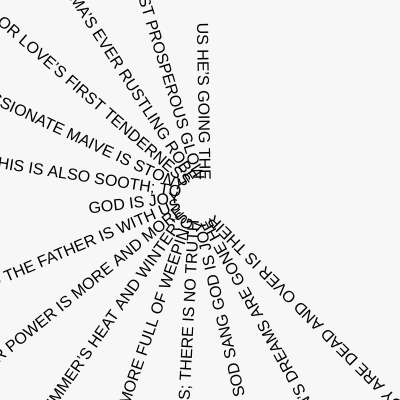
Frame 1 (no input)
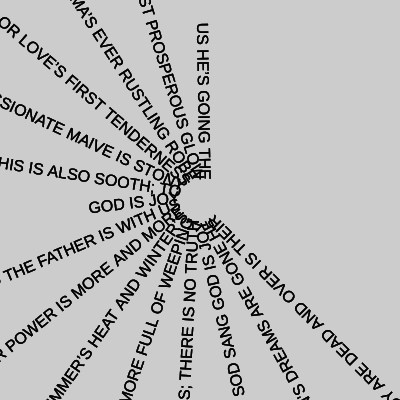
Frame 60 (no input)
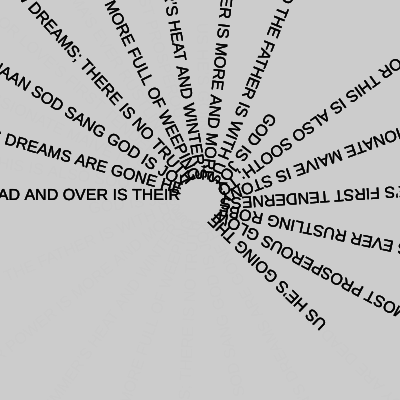
Frame 120 (the mouse pressed at the canvas centre since frame 60)

The p5.js sketch that drew these frames (run headless with seeded random() and noise() and a simulated clock; from frame 60 on, the mouse is pressed at the canvas centre):

// p5.js sketch
// ── sketch.js
// originally from https://p5js.org/reference/#/p5/atan2

const texts = [
  `WOODS OF ARCADY ARE DEAD AND OVER IS THEIR`,
  `DERMOT TREADS UPON THE LAWN AND TO THE ARMCHAIR GOES AND NOW THE OLD MAN’S DREAMS ARE GONE HE`,
  `DANCE WE MOCKED AT TIME AND FATE AND CHANCE AND SWEPT OUT OF THE WATTLED HALL AND CAME TO WHERE THE DEWDROPS FALL AMONG THE FOAMDROPS OF THE SEA AND THERE WE HUSHED THE REVELRY; AND GATHERING ON OUR BROWS A FROWN BENT ALL OUR SWAYING BODIES DOWN AND TO THE WAVES THAT GLIMMER BY THAT SLOPING GREEN DE DANAAN SOD SANG GOD IS JOY`,
  `TRUTH LEST ALL THY TOILING ONLY BREEDS NEW DREAMS NEW DREAMS; THERE IS NO TRUTH`,
  `WATERS AND THE WILD WITH A FAERY HAND IN HAND FOR THE WORLD’S MORE FULL OF WEEPING`,
  `SHAKES OUT HER LONG DARK HAIR THAT HIDES AWAY THE DYING SUN AND SHEDS FAINT ODOURS THROUGH THE AIR: WHEN MY HAND PASSED FROM WIRE TO WIRE IT QUENCHED WITH SOUND LIKE FALLING DEW THE WHIRLING AND THE WANDERING FIRE; BUT LIFT A MOURNFUL ULALU FOR THE KIND WIRES ARE TORN AND STILL AND I MUST WANDER WOOD AND HILL THROUGH SUMMER’S HEAT AND WINTER’S`,
  `SPIRITS OF EVIL SNATCH THEIR PREY ALMOST OUT OF THE VERY HAND OF GOD; AND DAY BY DAY THEIR POWER IS MORE AND MORE`,
  `I WILL CONFRONT THIS MIGHTY SPIRIT ALONE; BE NOT AFRAID THE FATHER IS WITH US`,
  `GOD IS JOY`,
  `WORSHIP DUSTY DEEDS NOR SEEK; FOR THIS IS ALSO SOOTH; TO`,
  `CAOLTE AND CONAN AND FINN WERE THERE WHEN WE FOLLOWED A DEER WITH OUR BAYING HOUNDS WITH BRAN SGEOLAN AND LOMAIR AND PASSING THE FIRBOLGS’ BURIAL MOUNDS CAME TO THE CAIRNHEAPED GRASSY HILL WHERE PASSIONATE MAIVE IS STONY`,
  `WE ARE APART IN THE GRASSY PLACES WHERE CARE CANNOT TROUBLE THE LEAST OF OUR DAYS OR THE SOFTNESS OF YOUTH BE GONE FROM OUR FACES OR LOVE’S FIRST TENDERNESS`,
  `MIGHTY BRAHMA’S EVER RUSTLING ROBE`,
  `YOU PHANTOMS WHITE AS SNOW WHOSE LIPS HAD LIFE’S MOST PROSPEROUS GLOW`,
  `US HE’S GOING THE`
]

const ts = 16

function setup() {
  createCanvas(400, 400);
  textAlign(RIGHT)
  textSize(ts)
}

function draw() {
  background(204, 40);
  translate(width / 2, height / 2);
  let a = atan2(mouseY - height / 2, mouseX - width / 2);
  rotate(a);
  // rect(-30, -5, 60, 10);
  // text('you spin me right round letter =>', 0, 0)

  texts.forEach(t => {
    text(t, -20, 0)
    rotate(radians(ts))
  })

}
// ── textmanager.js
const TextManager = function (text) {

    var defaultText = 'These are the pearls that were his eyes'
    // var randomText = defaultText + '...........---___*****xxx                                            '
    var SPLIT_TOKENS = '[ ?.,;:<>()"!\n]'
    var words = []
    var charIndex = 0
    var wordIndex = 0
    let self = this
    self.getchar = function () {
      var c = self.w.charAt(charIndex)
      charIndex = (charIndex + 1) % self.w.length
      return c
    }
    self.getcharRandom = function () {
      return self.w.charAt(Math.floor(Math.random() * self.w.length))
    }
    self.getWord = function () {
      var word = words[wordIndex]
      wordIndex = (wordIndex + 1) % words.length
      return word
    }
    self.getText = function () {
      return self.w
    }
    self.setText = function (text) {
      self.w = text
      // words loses the split chars
      // thus, word mode (with same-color for whole word) has no spaces
      // uh..... neat, but would prefer that as an option?
      // words = self.w.replace(/\n/g, '').split(new RegExp(SPLIT_TOKENS, 'g'))
      words = self.w.replace(/\n|\s+/g, ' ').match(/\w+|\s+|[^\s\w]+/g)
      wordIndex = 0
      charIndex = 0
    }

    self.setText(text || defaultText)
}
